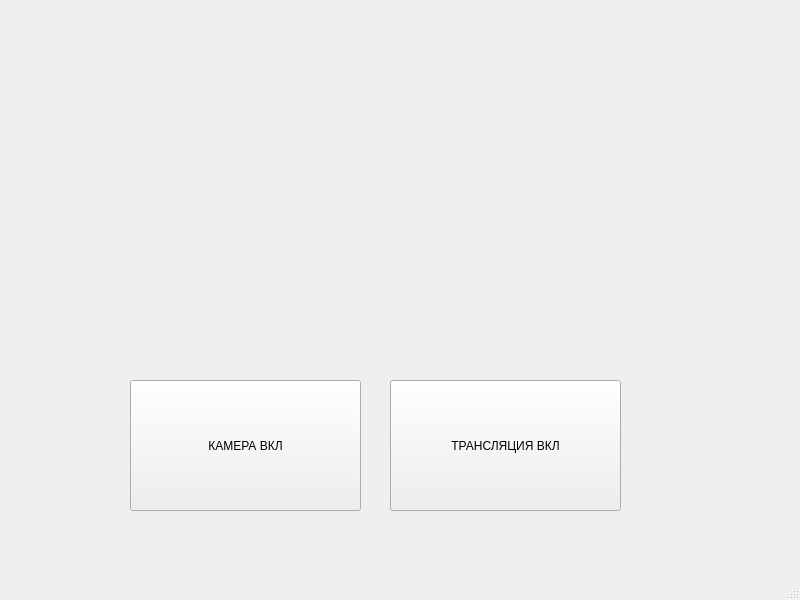
<?xml version="1.0" encoding="UTF-8"?>
<ui version="4.0">
 <class>MainWindow</class>
 <widget class="QMainWindow" name="MainWindow">
  <property name="geometry">
   <rect>
    <x>0</x>
    <y>0</y>
    <width>800</width>
    <height>600</height>
   </rect>
  </property>
  <property name="windowTitle">
   <string>MainWindow</string>
  </property>
  <widget class="QWidget" name="centralwidget">
   <widget class="QPushButton" name="CameraButton">
    <property name="geometry">
     <rect>
      <x>130</x>
      <y>380</y>
      <width>231</width>
      <height>131</height>
     </rect>
    </property>
    <property name="text">
     <string>КАМЕРА ВКЛ</string>
    </property>
   </widget>
   <widget class="QCameraViewfinder" name="cameraViewfinder" native="true">
    <property name="geometry">
     <rect>
      <x>110</x>
      <y>10</y>
      <width>531</width>
      <height>361</height>
     </rect>
    </property>
   </widget>
   <widget class="QPushButton" name="StreamButton">
    <property name="geometry">
     <rect>
      <x>390</x>
      <y>380</y>
      <width>231</width>
      <height>131</height>
     </rect>
    </property>
    <property name="text">
     <string>ТРАНСЛЯЦИЯ ВКЛ</string>
    </property>
   </widget>
  </widget>
  <widget class="QMenuBar" name="menubar">
   <property name="geometry">
    <rect>
     <x>0</x>
     <y>0</y>
     <width>800</width>
     <height>21</height>
    </rect>
   </property>
  </widget>
  <widget class="QStatusBar" name="statusbar"/>
 </widget>
 <customwidgets>
  <customwidget>
   <class>QCameraViewfinder</class>
   <extends>QWidget</extends>
   <header location="global">qcameraviewfinder.h</header>
   <container>1</container>
  </customwidget>
 </customwidgets>
 <resources/>
 <connections/>
</ui>
